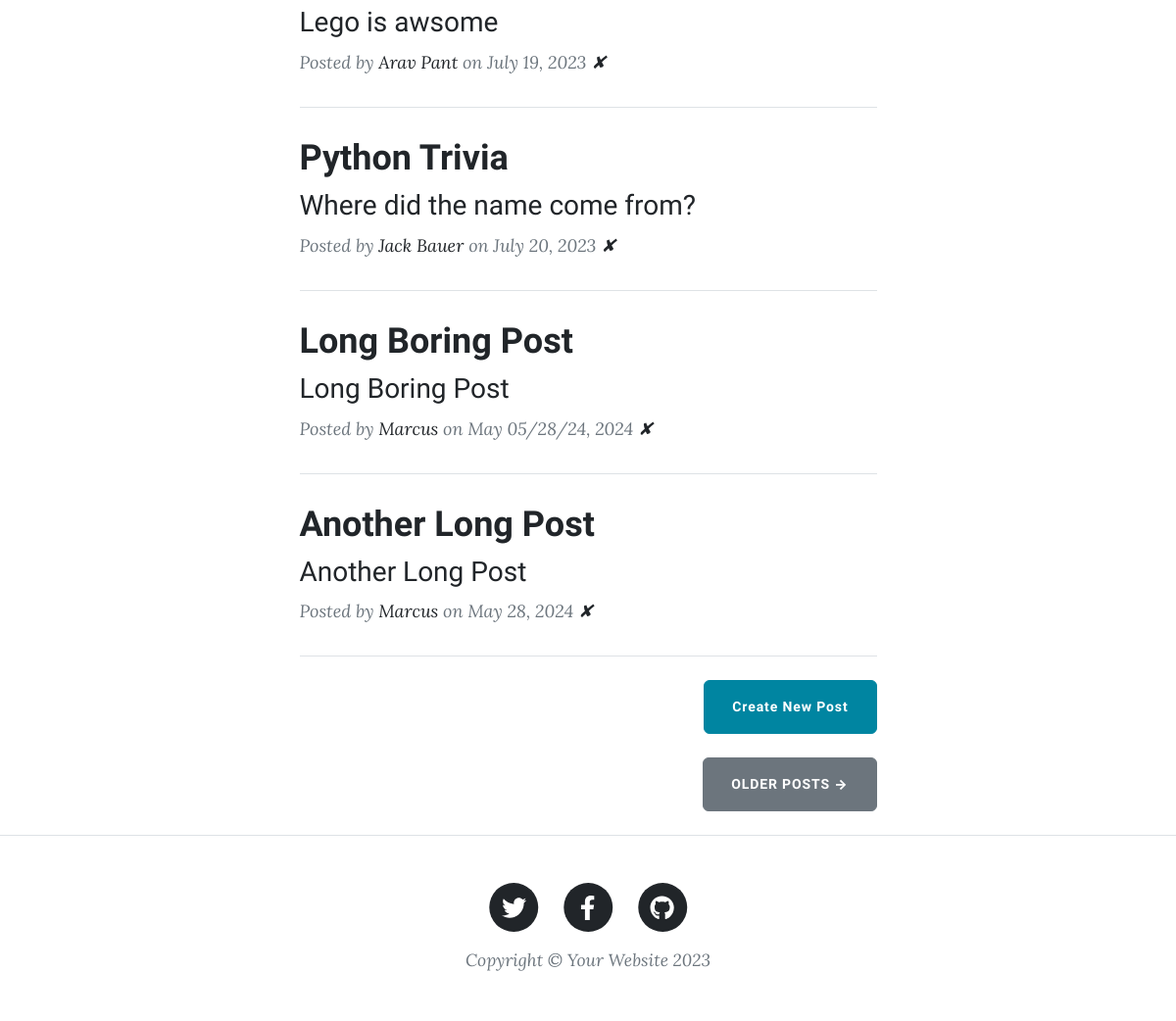
The app's page / (lower part), older data.
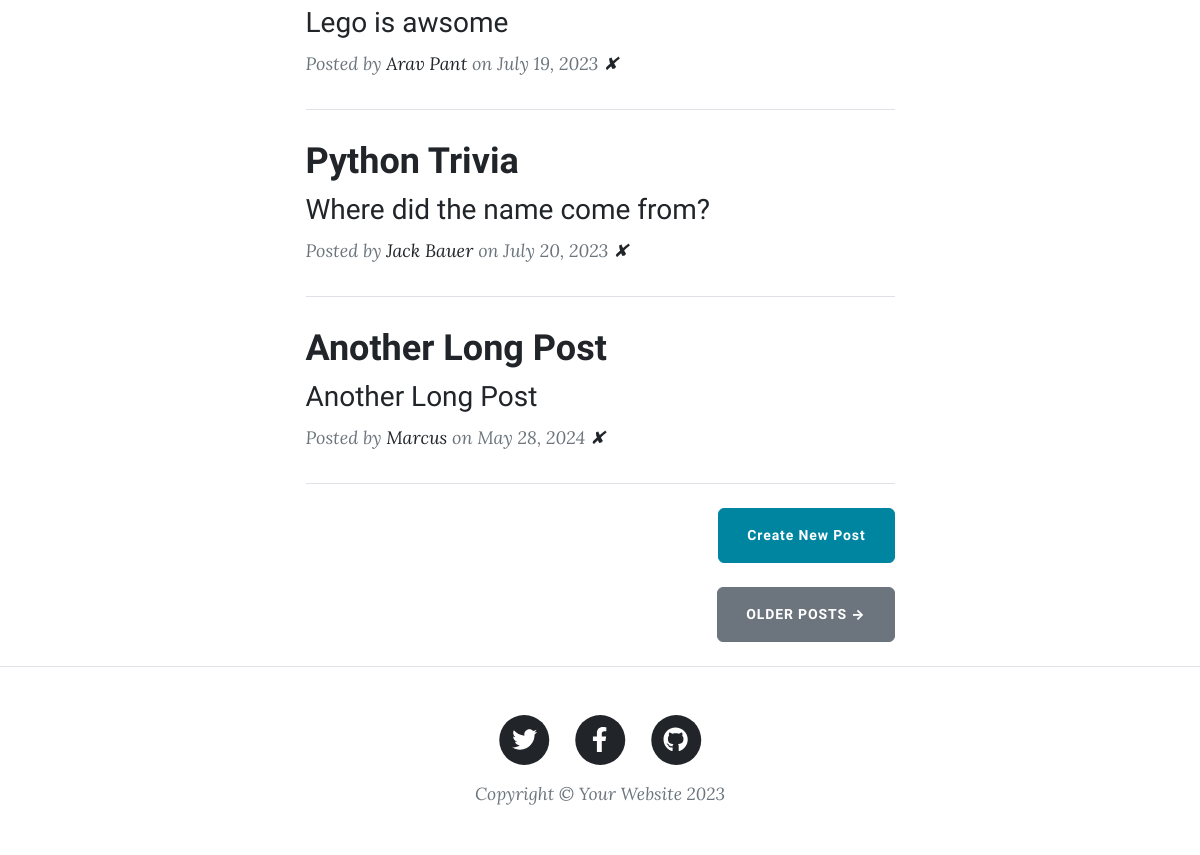
The same page, newer data.
### main.py (models this page shows)
class BlogPost(db.Model):
    id: Mapped[int] = mapped_column(Integer, primary_key=True)
    title: Mapped[str] = mapped_column(String(250), unique=True, nullable=False)
    subtitle: Mapped[str] = mapped_column(String(250), nullable=False)
    date: Mapped[str] = mapped_column(String(250), nullable=False)
    body: Mapped[str] = mapped_column(Text, nullable=False)
    author: Mapped[str] = mapped_column(String(250), nullable=False)
    img_url: Mapped[str] = mapped_column(String(250), nullable=False)

### main.py (the view)
@app.route('/')
def get_all_posts():
    data = db.session.execute(db.select(BlogPost)).scalars().all()
    posts = []
    for post in data:
        posts.append(post)
    return render_template("index.html", all_posts=posts)

### templates/index.html (shortened to what this page needs)
{% include "header.html" %}
<div class="container px-4 px-lg-5">
  <div class="row gx-4 gx-lg-5 justify-content-center">
    <div class="col-md-10 col-lg-8 col-xl-7">
      {% for post in all_posts %}
      <div class="post-preview">
        <a href="{{ url_for('show_post', post_id=post.id) }}">
          <h2 class="post-title">{{ post.title }}</h2>
          <h3 class="post-subtitle">{{ post.subtitle }}</h3>
        </a>
        <p class="post-meta">
          Posted by
          <a href="#">{{post.author}}</a>
          on {{post.date}}
          <a href="{{ url_for('delete_post', post_id=post.id)}}">✘</a>
        </p>
      </div>
      <hr class="my-4" />
      {% endfor %}
      <div class="d-flex justify-content-end mb-4">
        <a class="btn btn-primary float-right" href="{{ url_for('new_post')}}"
          >Create New Post</a
        >
      </div>
      <div class="d-flex justify-content-end mb-4">
        <a class="btn btn-secondary text-uppercase" href="#!">Older Posts →</a>
      </div>
    </div>
  </div>
</div>
{% include "footer.html" %}

Row changes from the older to the newer data that the page shows:
removed BlogPost: title "Long Boring Post", subtitle "Long Boring Post", author "Marcus", date "May 05/28/24, 2024"
